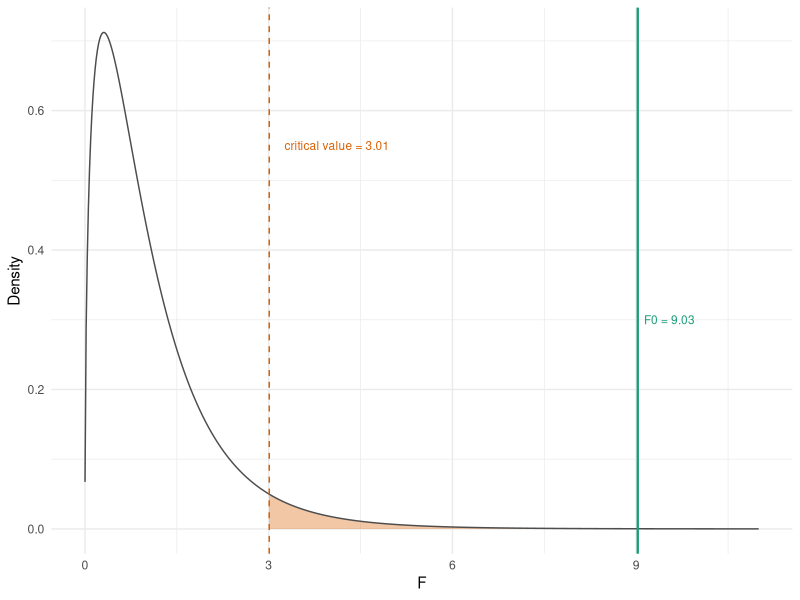
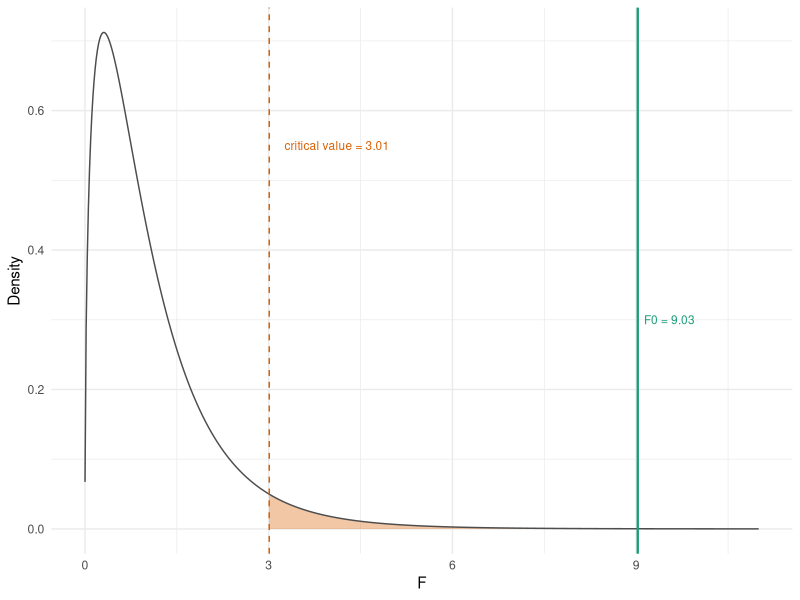

Reproduce these figures in R, in order.
library(ggplot2)

gasoline <- read.csv("gasoline.csv", na.strings = "NA")
gas <- na.omit(gasoline[, c("automobile", "y", "x2", "x3", "x5", "x6", "x10")])
nrow(gas)                                # 30

pt_col   <- "#1b9e77"
line_col <- "#d95f02"
fig_w    <- 3.4
fig_h    <- 2.5

# x2 = horsepower, x3 = torque, x5 = rear axle ratio, x6 = carburetor barrels, x10 = weight
fit_full <- lm(y ~ x2 + x3 + x5 + x6 + x10, data = gas)
summary(fit_full)                        # all t-tests insignificant, overall F = 14.66
deviance(fit_full)                       # SSRes(FM) = 280.91, df = 24
sigma(fit_full)^2                        # MSRes = 11.705
cor(gas[, c("x2", "x3", "x5", "x6", "x10")])

# ---- Partial F-tests ----------------------------------------------------------
fit_red3 <- lm(y ~ x5 + x6, data = gas)               # drop hp, tq, wt (r = 3)
coef(fit_red3)                                        # 5.054, 6.611, -2.041
anova(fit_red3, fit_full)                             # extra SS 266.96, F = 7.60, p = 0.001

fit_red2 <- lm(y ~ x2 + x3 + x10, data = gas)         # drop ax, cb (r = 2)
anova(fit_red2, fit_full)                             # extra SS 12.74, F = 0.54, p = 0.59

# ---- General linear hypothesis ------------------------------------------------
# Matrix form: SSH = (T b - c)' [T (X'X)^-1 T']^-1 (T b - c), F0 = (SSH / r) / MSRes
glh <- function(fit, T, c = rep(0, nrow(T))) {
    b    <- coef(fit)
    XtXi <- summary(fit)$cov.unscaled
    d    <- T %*% b - c
    M    <- T %*% XtXi %*% t(T)
    ssh  <- drop(t(d) %*% solve(M) %*% d)
    r    <- nrow(T)
    F0   <- (ssh / r) / sigma(fit)^2
    c(SSH = ssh, r = r, F0 = F0, p = pf(F0, r, df.residual(fit), lower.tail = FALSE))
}

# parameter order: (Intercept), x2, x3, x5, x6, x10
T_equal <- rbind(c(0, 1, -1, 0, 0, 0))                # beta_hp = beta_tq
glh(fit_full, T_equal)                                # SSH = 0.0917, F0 = 0.0078, p = 0.930
fit_equal <- lm(y ~ I(x2 + x3) + x5 + x6 + x10, data = gas)
deviance(fit_equal)                                   # 281.005
anova(fit_equal, fit_full)

T_two <- rbind(c(0, 1, -1, 0, 0, 0),                  # beta_hp = beta_tq
               c(0, 0, 0, 1, 0, 0))                   # beta_ax = 0
glh(fit_full, T_two)                                  # SSH = 17.44, F0 = 0.74, p = 0.49
fit_two <- lm(y ~ I(x2 + x3) + x6 + x10, data = gas)
deviance(fit_two)                                     # 298.35
anova(fit_two, fit_full)

T_cb <- rbind(c(0, 0, 0, 0, 1, 0))                    # beta_cb = 1
glh(fit_full, T_cb, c = 1)                            # SSH = 8.06, F0 = 0.69, p = 0.41
fit_cb <- lm(I(y - x6) ~ x2 + x3 + x5 + x10, data = gas)
deviance(fit_cb)                                      # 288.97
((coef(fit_full)["x6"] - 1) / coef(summary(fit_full))["x6", "Std. Error"])^2   # t^2 = 0.69

# Cross-check with the car package
car::linearHypothesis(fit_full, "x2 = x3")
car::linearHypothesis(fit_full, c("x2 = x3", "x5 = 0"))
car::linearHypothesis(fit_full, "x6 = 1")

# ---- Sequential vs. partial sums of squares -----------------------------------
anova(fit_full)                                       # order: hp, tq, ax, cb, wt
anova(lm(y ~ x10 + x6 + x5 + x3 + x2, data = gas))    # reversed order
drop1(fit_full, test = "F")                           # partial
car::Anova(fit_full, type = "III")

# ---- Figure: rejection region for the partial F-test --------------------------
F0   <- anova(fit_red3, fit_full)$F[2]
crit <- qf(0.95, 3, 24)
grid <- data.frame(f = seq(0.001, 11, length.out = 600))
grid$d <- df(grid$f, 3, 24)

p_f <- ggplot(grid, aes(x = f, y = d)) +
    geom_area(data = subset(grid, f >= crit), fill = line_col, alpha = 0.35) +
    geom_line(colour = "grey30") +
    geom_vline(xintercept = crit, linetype = "dashed", colour = line_col) +
    geom_vline(xintercept = F0, colour = pt_col, linewidth = 0.8) +
    annotate("text", x = crit + 0.25, y = 0.55, hjust = 0, size = 3, colour = line_col,
           label = sprintf("critical value = %.2f", crit)) +
    annotate("text", x = F0 + 0.1, y = 0.30, hjust = 0, size = 3, colour = pt_col,
           label = sprintf("F0 = %.2f", F0)) +
    labs(x = "F", y = "Density") +
    coord_cartesian(xlim = c(0, 11)) +
    theme_minimal(base_size = 11) +
    theme(
        panel.background = element_rect(fill = "transparent", colour = NA),
        plot.background  = element_rect(fill = "transparent", colour = NA)
    )

p_f

ggsave("f_dist_partial.pdf", p_f, bg = "transparent", width = fig_w, height = fig_h)
